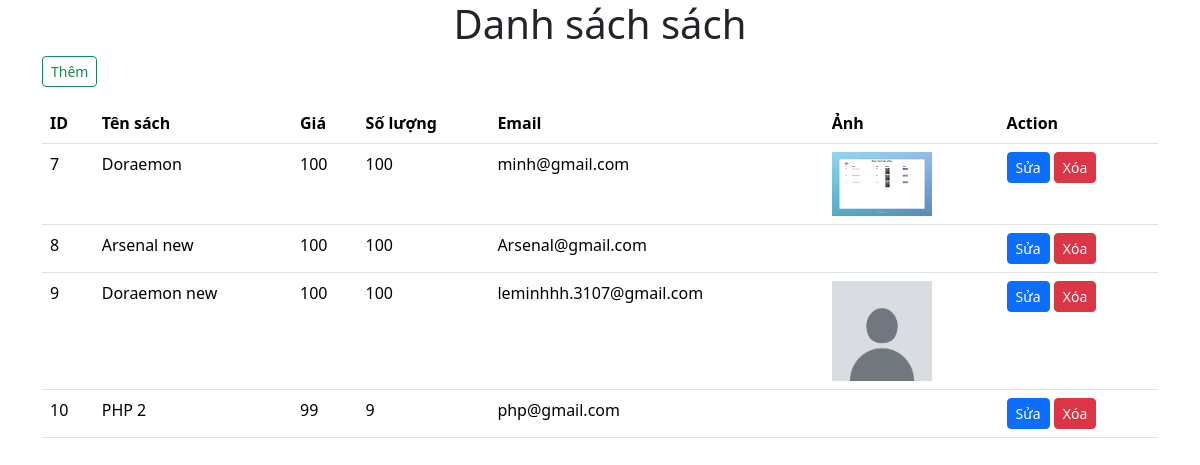
The page / on the database its author committed.
### tables this page shows
CREATE TABLE `sach` (
  `id` int(11) NOT NULL,
  `tensach` varchar(150) NOT NULL,
  `gia` decimal(10,0) NOT NULL,
  `anh` varchar(150) NOT NULL,
  `email` varchar(100) NOT NULL,
  `mota` text NOT NULL,
  `soluong` int(11) NOT NULL,
  `maloai` int(11) NOT NULL
);

### app/Controllers/BaseController.php (called while the page is built, shortened)
<?php
class BaseController
{
    public function view($path, $data = [])
    {
        extract($data);
        include_once "./app/Views/$path.php";
    }
}

### app/Controllers/BookController.php (called while the page is built, shortened)
<?php
class BookController extends BaseController implements BookInterface
{
    public function index()
    {
        $books = BookModel::all();
        $message = $_COOKIE['message'] ?? "";
        return $this->view(
            "list",
            [
                "books" => $books,
                "message" => $message
            ]
        );
    }
}

### app/Router.php (called while the page is built, shortened)
<?php
class Router
{
    protected static $routes = [];
    public static function get($path, $callback)
    {
        static::$routes['get'][$path] = $callback;
    }
    public static function post($path, $callback)
    {
        static::$routes['post'][$path] = $callback;
    }
    public function getMethod()
    {
        return strtolower($_SERVER["REQUEST_METHOD"]);
    }
    public function resolve()
    {
        $method = $this->getMethod();
        $path = $_SERVER["REQUEST_URI"];
        $path = str_replace(ROOT_URI, "/", $path);
        $callback = false;
        if (isset(static::$routes[$method][$path])) {
            $callback = static::$routes[$method][$path];
        }
        if (is_array($callback)) {
            $callback[0] = new $callback[0];
            return call_user_func($callback);
        }
    }
}

### index.php (called while the page is built, shortened)
<?php
$router = new Router();
$router->resolve();

### app/Models/BaseModel.php (called while the page is built, shortened)
<?php
class BaseModel
{
    public function __construct()
    {
        $host = HOSTNAME;
        $dbname = DBNAME;
        $username = USERNAME;
        $password = PASSWORD;
        try {
            $this->conn = new PDO("mysql:host=$host; dbname=$dbname; charset=utf8", $username, $password);
        } catch (\PDOException $e) {
            echo "Lỗi kết nối dữ liệu: " . $e->getMessage();
        }
    }
    public static function all()
    {
        $model = new static();
        $model->sqlBuilder = "SELECT * FROM $model->tableName";
        $stmt = $model->conn->prepare($model->sqlBuilder);
        $stmt->execute();
        return $stmt->fetchAll(PDO::FETCH_CLASS);
    }
}

### app/Views/list.php (the view, shortened to what this page needs)
<!doctype html>
<html lang="en">
<head>
    <link
            href="https://cdn.jsdelivr.net/npm/bootstrap@5.3.2/dist/css/bootstrap.min.css"
            rel="stylesheet"
    />
    <link rel="stylesheet" href=""/>
</head>
<body>
<div class="container">
    <div class="row">
        <div class="col-12">
            <h1 class="text-center">Danh sách sách</h1>
            <a href="<?= ROOT_PATH ?>create" class="btn btn-sm btn-outline-success">Thêm</a>
            <table class="table table-stripped">
                <thead>
                <tr>
                    <th>ID</th>
                    <th>Tên sách</th>
                    <th>Giá</th>
                    <th>Số lượng</th>
                    <th>Email</th>
                    <th>Ảnh</th>
                    <th>Action</th>
                </tr>
                </thead>
                <tbody>
                <?php if (!empty($books)) : ?>
                    <?php foreach ($books as $book) : ?>
                        <tr>
                            <td><?= $book->id ?></td>
                            <td><?= $book->tensach ?></td>
                            <td><?= $book->gia ?></td>
                            <td><?= $book->soluong ?></td>
                            <td><?= $book->email ?></td>
                            <td>
                                <img src="<?= ROOT_PATH ?>images/<?= $book->anh ?>" width="100" alt=""/>
                            </td>
                            <td>
                                <a href="<?= ROOT_PATH ?>edit?id=<?= $book->id ?>"
                                   class="btn btn-sm btn-primary">Sửa</a>
                                <a href="<?= ROOT_PATH ?>delete?id=<?= $book->id ?>"
                                   class="btn btn-sm btn-danger"
                                   onclick="return confirm('Bạn có muốn xóa vĩnh viễn sách này không?')">Xóa</a>
                            </td>
                        </tr>
                    <?php endforeach; ?>
                <?php else: ?>
                    <tr>
                        <td colspan="5" class="text-center">Không có sách nào</td>
                    </tr>
                <?php endif; ?>
                </tbody>
            </table>
        </div>
    </div>
</body>
</html>

### rows shown on the page
sach: id "7", tensach "Doraemon", gia "100", soluong "100", email "minh@gmail.com", anh (picture)
sach: id "8", tensach "Arsenal new", gia "100", soluong "100", email "Arsenal@gmail.com"
sach: id "9", tensach "Doraemon new", gia "100", soluong "100", email "leminhhh.3107@gmail.com", anh (placeholder picture)
sach: id "10", tensach "PHP 2", gia "99", soluong "9", email "php@gmail.com"
